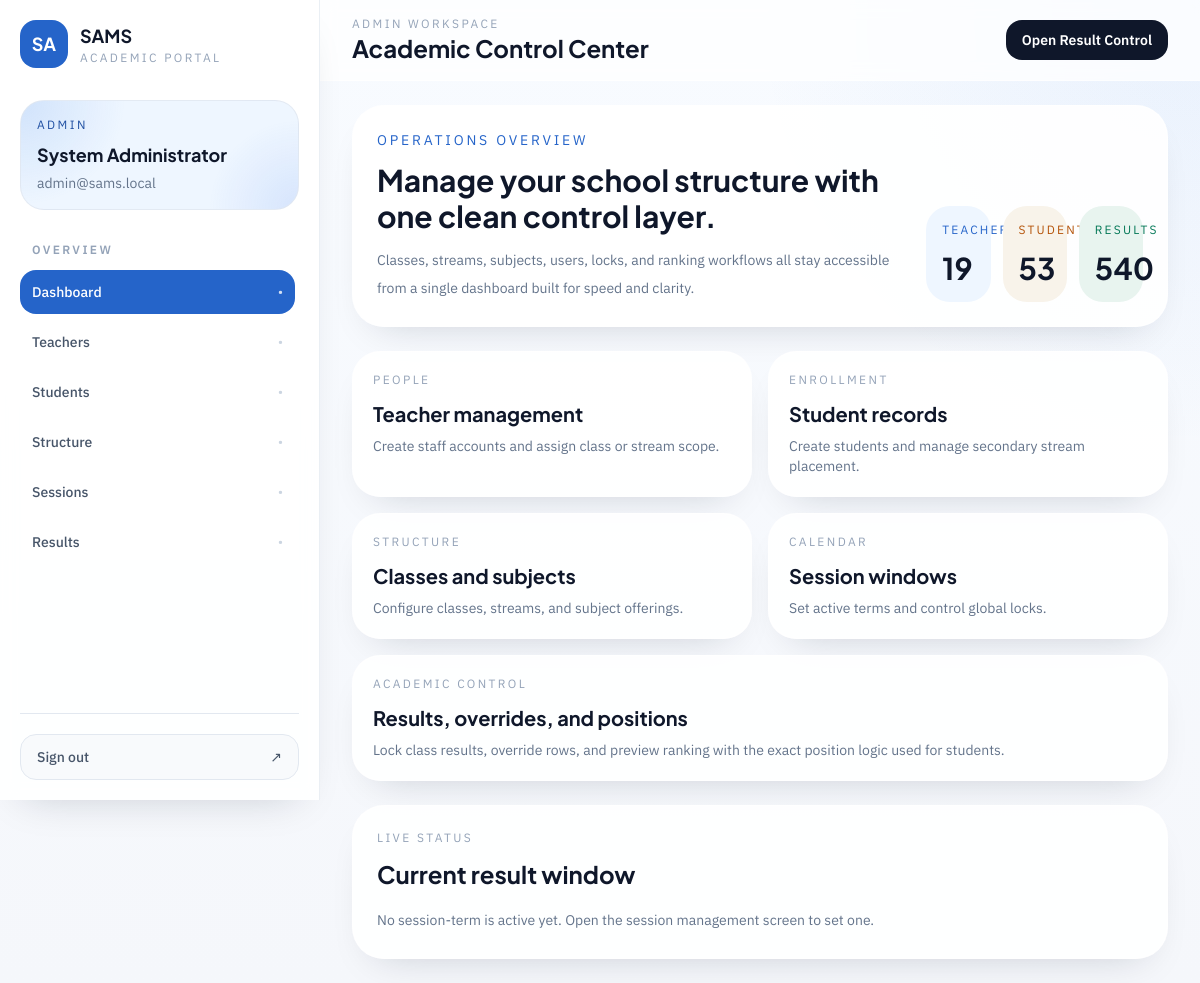
The page /admin/dashboard (signed in) on the database its author committed.
### app/models/user.py (models this page shows, shortened)
class User(UserMixin, db.Model):
    __tablename__ = "users"
    id = db.Column(db.Integer, primary_key=True)
    username = db.Column(db.String(80), unique=True, nullable=False, index=True)
    full_name = db.Column(db.String(150), nullable=False)
    email = db.Column(db.String(255), unique=True, nullable=False, index=True)
    password_hash = db.Column(db.String(255), nullable=False)
    role = db.Column(db.String(20), nullable=False, index=True)
    is_active = db.Column(db.Boolean, nullable=False, default=True)
    created_at = db.Column(
        db.DateTime, nullable=False, default=lambda: datetime.now(timezone.utc)
    )
    student_profile = db.relationship(
        "Student", back_populates="user", uselist=False, lazy="select"
    )
    teacher_profile = db.relationship(
        "Teacher", back_populates="user", uselist=False, lazy="select"
    )
    uploaded_results = db.relationship(
        "Result",
        back_populates="uploaded_by_user",
        foreign_keys="Result.uploaded_by_user_id",
        lazy="dynamic",
    )
    overridden_results = db.relationship(
        "Result",
        back_populates="overridden_by_user",
        foreign_keys="Result.overridden_by_user_id",
        lazy="dynamic",
    )
    __table_args__ = (
        db.CheckConstraint(
            "role IN ('admin', 'teacher', 'student')", name="ck_users_role"
        ),
    )

### app/routes/admin.py (the view)
@admin_bp.route("/dashboard")
@login_required
@role_required("admin")
def dashboard():
    summary = {
        "teachers": Teacher.query.count(),
        "students": Student.query.count(),
        "classes": Class.query.count(),
        "streams": Stream.query.count(),
        "subjects": Subject.query.count(),
        "results": Result.query.count(),
    }
    return render_template(
        "admin/dashboard.html",
        summary=summary,
        active_session_term=_active_session_term(),
    )

### app/routes/admin.py (called while the page is built)
def _active_session_term() -> SessionTerm | None:
    return (
        SessionTerm.query.join(Session)
        .filter(Session.is_active.is_(True), SessionTerm.is_result_entry_active.is_(True))
        .first()
    )

### app/templates/admin/dashboard.html (shortened to what this page needs)
{% extends "layouts/app_shell.html" %}
{% block page_eyebrow %}Admin Workspace{% endblock %}
{% block page_title %}Academic Control Center{% endblock %}
{% block page_actions %}
  <a href="{{ url_for('admin.results') }}" class="inline-flex items-center rounded-2xl bg-slateink px-4 py-2.5 text-sm font-semibold text-white transition hover:bg-brand-700">Open Result Control</a>
{% endblock %}
{% block shell_content %}
<section class="grid gap-6 xl:grid-cols-[1.6fr_0.9fr]">
  <div class="space-y-6">
    <div class="rounded-[2rem] border border-white/80 bg-white/90 p-6 shadow-soft">
      <div class="flex flex-col gap-6 lg:flex-row lg:items-end lg:justify-between">
        <div class="max-w-2xl">
          <p class="text-sm uppercase tracking-[0.2em] text-brand-600">Operations overview</p>
          <h2 class="mt-3 font-display text-3xl font-bold text-slateink">Manage your school structure with one clean control layer.</h2>
          <p class="mt-3 text-sm leading-7 text-slate-500">Classes, streams, subjects, users, locks, and ranking workflows all stay accessible from a single dashboard built for speed and clarity.</p>
        </div>
        <div class="grid grid-cols-2 gap-3 sm:grid-cols-3">
          <div class="rounded-3xl bg-brand-50 px-4 py-4">
            <p class="text-xs uppercase tracking-[0.18em] text-brand-600">Teachers</p>
            <p class="mt-3 font-display text-3xl font-bold text-slateink">{{ summary.teachers }}</p>
          </div>
          <div class="rounded-3xl bg-sand px-4 py-4">
            <p class="text-xs uppercase tracking-[0.18em] text-amber-700">Students</p>
            <p class="mt-3 font-display text-3xl font-bold text-slateink">{{ summary.students }}</p>
          </div>
          <div class="rounded-3xl bg-sage px-4 py-4">
            <p class="text-xs uppercase tracking-[0.18em] text-emerald-700">Results</p>
            <p class="mt-3 font-display text-3xl font-bold text-slateink">{{ summary.results }}</p>
          </div>
        </div>
      </div>
    </div>
    <div class="grid gap-4 md:grid-cols-2 xl:grid-cols-3">
      <a href="{{ url_for('admin.teachers') }}" class="group rounded-[1.75rem] border border-white/70 bg-white/90 p-5 shadow-soft transition hover:-translate-y-0.5 hover:border-brand-200">
        <p class="text-xs uppercase tracking-[0.2em] text-slate-400">People</p>
        <h3 class="mt-3 font-display text-xl font-bold text-slateink">Teacher management</h3>
        <p class="mt-2 text-sm text-slate-500">Create staff accounts and assign class or stream scope.</p>
      </a>
      <a href="{{ url_for('admin.students') }}" class="group rounded-[1.75rem] border border-white/70 bg-white/90 p-5 shadow-soft transition hover:-translate-y-0.5 hover:border-brand-200">
        <p class="text-xs uppercase tracking-[0.2em] text-slate-400">Enrollment</p>
        <h3 class="mt-3 font-display text-xl font-bold text-slateink">Student records</h3>
        <p class="mt-2 text-sm text-slate-500">Create students and manage secondary stream placement.</p>
      </a>
      <a href="{{ url_for('admin.classes') }}" class="group rounded-[1.75rem] border border-white/70 bg-white/90 p-5 shadow-soft transition hover:-translate-y-0.5 hover:border-brand-200">
        <p class="text-xs uppercase tracking-[0.2em] text-slate-400">Structure</p>
        <h3 class="mt-3 font-display text-xl font-bold text-slateink">Classes and subjects</h3>
        <p class="mt-2 text-sm text-slate-500">Configure classes, streams, and subject offerings.</p>
      </a>
      <a href="{{ url_for('admin.sessions') }}" class="group rounded-[1.75rem] border border-white/70 bg-white/90 p-5 shadow-soft transition hover:-translate-y-0.5 hover:border-brand-200">
        <p class="text-xs uppercase tracking-[0.2em] text-slate-400">Calendar</p>
        <h3 class="mt-3 font-display text-xl font-bold text-slateink">Session windows</h3>
        <p class="mt-2 text-sm text-slate-500">Set active terms and control global locks.</p>
      </a>
      <a href="{{ url_for('admin.results') }}" class="group rounded-[1.75rem] border border-white/70 bg-white/90 p-5 shadow-soft transition hover:-translate-y-0.5 hover:border-brand-200 md:col-span-2 xl:col-span-2">
        <p class="text-xs uppercase tracking-[0.2em] text-slate-400">Academic control</p>
        <h3 class="mt-3 font-display text-xl font-bold text-slateink">Results, overrides, and positions</h3>
        <p class="mt-2 text-sm text-slate-500">Lock class results, override rows, and preview ranking with the exact position logic used for students.</p>
      </a>
    </div>
  </div>
  <aside class="space-y-6">
    <div class="rounded-[2rem] border border-white/80 bg-white/90 p-6 shadow-soft">
      <p class="text-xs uppercase tracking-[0.2em] text-slate-400">Live status</p>
      <h3 class="mt-3 font-display text-2xl font-bold text-slateink">Current result window</h3>
      {% if active_session_term %}
        <div class="mt-5 space-y-4">
          <div class="rounded-3xl bg-slate-50 p-4">
            <p class="text-xs uppercase tracking-[0.18em] text-slate-400">Session</p>
            <p class="mt-2 text-lg font-semibold text-slateink">{{ active_session_term.session.name }}</p>
          </div>
          <div class="rounded-3xl bg-slate-50 p-4">
            <p class="text-xs uppercase tracking-[0.18em] text-slate-400">Term</p>
            <p class="mt-2 text-lg font-semibold text-slateink">{{ active_session_term.term|title }}</p>
          </div>
          <div class="rounded-3xl {% if active_session_term.is_locked %}bg-rose-50{% else %}bg-emerald-50{% endif %} p-4">
            <p class="text-xs uppercase tracking-[0.18em] {% if active_session_term.is_locked %}text-rose-600{% else %}text-emerald-600{% endif %}">Status</p>
            <p class="mt-2 text-lg font-semibold {% if active_session_term.is_locked %}text-rose-700{% else %}text-emerald-700{% endif %}">
              {{ "Locked" if active_session_term.is_locked else "Open for entry" }}
            </p>
          </div>
        </div>
      {% else %}
        <p class="mt-4 text-sm leading-7 text-slate-500">No session-term is active yet. Open the session management screen to set one.</p>
      {% endif %}
    </div>
  </aside>
</section>
{% endblock %}

### app/templates/layouts/app_shell.html (shortened to what this page needs)
{% extends "base.html" %}
{% set endpoint = request.endpoint or "" %}
{% set nav_groups = [] %}
{% if current_user.is_authenticated and current_user.role == 'admin' %}
  {% set nav_groups = [
    {'label': 'Overview', 'items': [
      {'title': 'Dashboard', 'endpoint': 'admin.dashboard', 'href': url_for('admin.dashboard')},
      {'title': 'Teachers', 'endpoint': 'admin.teachers', 'href': url_for('admin.teachers')},
      {'title': 'Students', 'endpoint': 'admin.students', 'href': url_for('admin.students')},
      {'title': 'Structure', 'endpoint': 'admin.classes', 'href': url_for('admin.classes')},
      {'title': 'Sessions', 'endpoint': 'admin.sessions', 'href': url_for('admin.sessions')},
      {'title': 'Results', 'endpoint': 'admin.results', 'href': url_for('admin.results')},
    ]}
  ] %}
{% elif current_user.is_authenticated and current_user.role == 'teacher' %}
  {% set nav_groups = [
    {'label': 'Workspace', 'items': [
      {'title': 'Dashboard', 'endpoint': 'teacher.dashboard', 'href': url_for('teacher.dashboard')},
      {'title': 'Assigned Classes', 'endpoint': 'teacher.classes', 'href': url_for('teacher.classes')},
      {'title': 'Students', 'endpoint': 'teacher.students', 'href': url_for('teacher.students')},
      {'title': 'Result Entry', 'endpoint': 'teacher.upload_results', 'href': url_for('teacher.upload_results')},
    ]}
  ] %}
{% elif current_user.is_authenticated and current_user.role == 'student' %}
  {% set nav_groups = [
    {'label': 'Student', 'items': [
      {'title': 'Dashboard', 'endpoint': 'student.dashboard', 'href': url_for('student.dashboard')},
      {'title': 'My Results', 'endpoint': 'student.results', 'href': url_for('student.results')},
      {'title': 'Report Card', 'endpoint': 'student.report_card', 'href': url_for('student.report_card')},
    ]}
  ] %}
{% endif %}
{% block body %}
<div class="min-h-screen lg:flex">
  <aside class="fixed inset-y-0 left-0 z-50 flex w-80 -translate-x-full flex-col border-r border-slate-200/70 bg-white/90 px-5 py-5 shadow-soft backdrop-blur transition duration-300 lg:sticky lg:top-0 lg:h-screen lg:translate-x-0" data-sidebar>
    <div class="flex items-center justify-between">
      <a href="{{ url_for(endpoint.split('.')[0] ~ '.dashboard') if endpoint else url_for('auth.login') }}" class="flex items-center gap-3">
        <div class="flex h-12 w-12 items-center justify-center rounded-2xl bg-brand-600 text-lg font-display font-bold text-white shadow-soft">SA</div>
        <div>
          <p class="font-display text-lg font-bold text-slateink">SAMS</p>
          <p class="text-xs uppercase tracking-[0.2em] text-slate-400">Academic Portal</p>
        </div>
      </a>
    </div>
    <div class="mt-8 rounded-3xl border border-slate-200/80 bg-mesh-glow bg-brand-50 px-4 py-4">
      <p class="text-xs uppercase tracking-[0.2em] text-brand-700">{{ current_user.role|title }}</p>
      <h2 class="mt-2 font-display text-lg font-bold text-slateink">{{ current_user.full_name }}</h2>
      <p class="mt-1 text-sm text-slate-500">{{ current_user.email }}</p>
    </div>
    <nav class="mt-8 flex-1 space-y-7 overflow-y-auto pr-1">
      {% for group in nav_groups %}
        <div>
          <p class="mb-3 px-3 text-xs font-semibold uppercase tracking-[0.2em] text-slate-400">{{ group["label"] }}</p>
          <div class="space-y-1.5">
            {% for item in group["items"] %}
              {% set active = endpoint == item.endpoint %}
              <a href="{{ item.href }}" class="group flex items-center justify-between rounded-2xl px-3 py-3 text-sm font-medium transition
                {% if active %}
                  bg-brand-600 text-white shadow-soft
                {% else %}
                  text-slate-600 hover:bg-slate-100 hover:text-slateink
                {% endif %}
              ">
                <span>{{ item.title }}</span>
                <span class="text-xs {% if active %}text-white/80{% else %}text-slate-300 group-hover:text-slate-500{% endif %}">•</span>
              </a>
            {% endfor %}
          </div>
        </div>
      {% endfor %}
    </nav>
    <div class="border-t border-slate-200 pt-5">
      <a href="{{ url_for('auth.logout') }}" class="flex items-center justify-between rounded-2xl border border-slate-200 bg-slate-50 px-4 py-3 text-sm font-medium text-slate-600 transition hover:border-brand-200 hover:bg-brand-50 hover:text-brand-700">
        <span>Sign out</span>
        <span>↗</span>
      </a>
    </div>
  </aside>
  <div class="min-w-0 flex-1">
    <header class="sticky top-0 z-30 border-b border-white/60 bg-white/75 backdrop-blur">
      <div class="mx-auto flex max-w-7xl items-center justify-between gap-4 px-4 py-4 sm:px-6 lg:px-8">
        <div class="flex items-center gap-3">
          <div>
            <p class="text-xs uppercase tracking-[0.2em] text-slate-400">{% block page_eyebrow %}Workspace{% endblock %}</p>
            <h1 class="font-display text-2xl font-bold text-slateink">{% block page_title %}Dashboard{% endblock %}</h1>
          </div>
        </div>
        <div class="hidden items-center gap-3 md:flex">
          {% block page_actions %}{% endblock %}
        </div>
      </div>
    </header>
    <main class="mx-auto max-w-7xl px-4 py-6 sm:px-6 lg:px-8">
      {% block shell_content %}{% endblock %}
    </main>
  </div>
</div>
{% endblock %}

### rows shown on the page
User: role "ADMIN", full_name "System Administrator", email "admin@sams.local"

### other values the page prints
{{ group["label"] }} "OVERVIEW"
{{ item.title }} "Dashboard" "Teachers" "Students" "Structure" "Sessions" "Results"
{{ summary.teachers }} "19"
{{ summary.students }} "53"
{{ summary.results }} "540"
